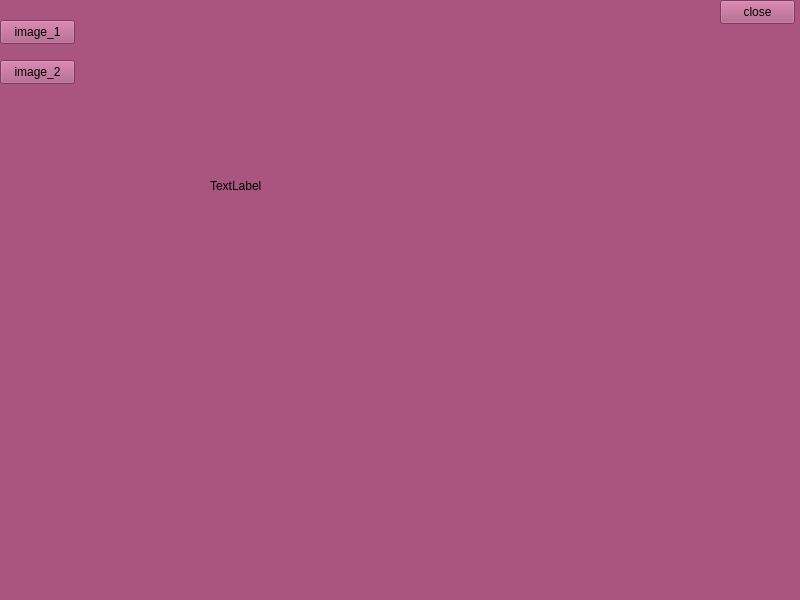
<?xml version="1.0" encoding="UTF-8"?>
<ui version="4.0">
 <class>MainWindow</class>
 <widget class="QMainWindow" name="MainWindow">
  <property name="geometry">
   <rect>
    <x>0</x>
    <y>0</y>
    <width>800</width>
    <height>600</height>
   </rect>
  </property>
  <property name="windowTitle">
   <string>MainWindow</string>
  </property>
  <property name="styleSheet">
   <string notr="true">background-color: rgb(170, 85, 127);</string>
  </property>
  <widget class="QWidget" name="centralwidget">
   <widget class="QPushButton" name="btn1">
    <property name="geometry">
     <rect>
      <x>0</x>
      <y>20</y>
      <width>75</width>
      <height>24</height>
     </rect>
    </property>
    <property name="text">
     <string>image_1</string>
    </property>
   </widget>
   <widget class="QPushButton" name="btn2">
    <property name="geometry">
     <rect>
      <x>0</x>
      <y>60</y>
      <width>75</width>
      <height>24</height>
     </rect>
    </property>
    <property name="text">
     <string>image_2</string>
    </property>
   </widget>
   <widget class="QPushButton" name="btn3">
    <property name="geometry">
     <rect>
      <x>720</x>
      <y>0</y>
      <width>75</width>
      <height>24</height>
     </rect>
    </property>
    <property name="text">
     <string>close</string>
    </property>
   </widget>
   <widget class="QLabel" name="affimage">
    <property name="geometry">
     <rect>
      <x>210</x>
      <y>70</y>
      <width>341</width>
      <height>231</height>
     </rect>
    </property>
    <property name="text">
     <string>TextLabel</string>
    </property>
   </widget>
  </widget>
  <widget class="QMenuBar" name="menubar">
   <property name="geometry">
    <rect>
     <x>0</x>
     <y>0</y>
     <width>800</width>
     <height>22</height>
    </rect>
   </property>
  </widget>
  <widget class="QStatusBar" name="statusbar"/>
 </widget>
 <resources/>
 <connections/>
</ui>
